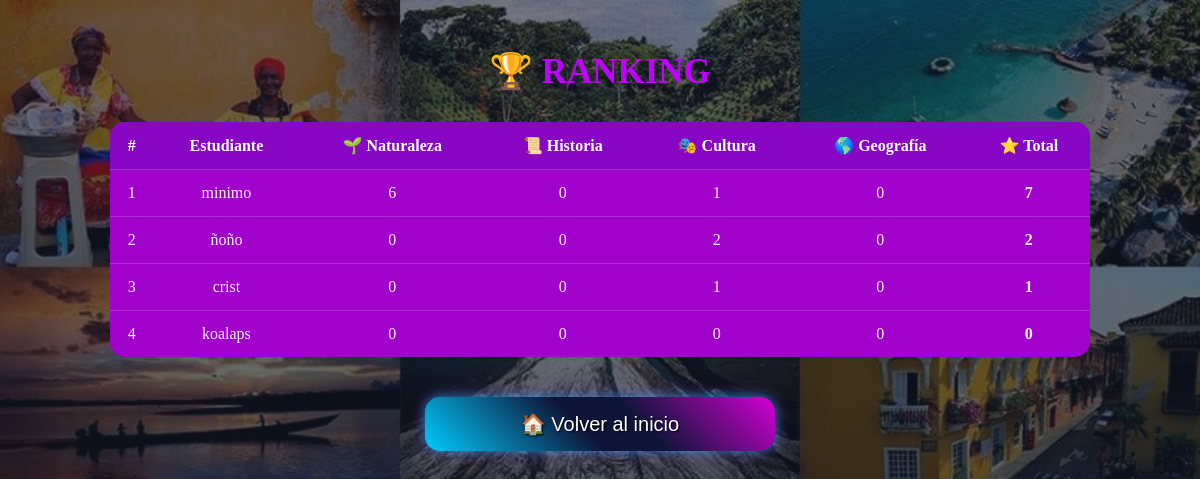
The app's page /Ranking with its own data.
### tables this page shows
CREATE TABLE ranking(
        id INTEGER PRIMARY KEY AUTOINCREMENT,
        nombre TEXT NOT NULL UNIQUE,
        naturaleza INTEGER DEFAULT 0,
        historia INTEGER DEFAULT 0,
        cultura INTEGER DEFAULT 0,
        geografia INTEGER DEFAULT 0,
        fecha TIMESTAMP DEFAULT CURRENT_TIMESTAMP
    );

### app.py (the view)
@app.route("/Ranking")
def ver_Ranking():
    jugadores = obtener_ranking_completo()
    return render_template(
        "Ranking.html",
        jugadores=jugadores
    )

### bd.py (called while the page is built)
def conectar():
    return sqlite3.connect(DB)

def obtener_ranking_completo():
    con = conectar()
    cur = con.cursor()
    cur.execute("""
        SELECT nombre, naturaleza, historia, cultura, geografia
        FROM ranking
        ORDER BY (naturaleza + historia + cultura + geografia) DESC, nombre ASC
    """)
    datos = cur.fetchall()
    con.close()
    return datos

### templates/Ranking.html (shortened to what this page needs)
<!DOCTYPE html>
<html lang="es">
<head>
    <link rel="stylesheet" href="{{ url_for('static', filename='luck.css') }}">
</head>
<body data-fondos="{{ url_for('static', filename='imagenes/variado.jpg') }}|{{ url_for('static', filename='imagenes/toto.jpg') }}|{{ url_for('static', filename='imagenes/te.jpg') }}|{{ url_for('static', filename='imagenes/pura.jpg') }}|{{ url_for('static', filename='imagenes/nes.jpg') }}|{{ url_for('static', filename='imagenes/iglesia.jpg') }}|{{ url_for('static', filename='imagenes/igles.jpg') }}|{{ url_for('static', filename='imagenes/calle.jpg') }}|{{ url_for('static', filename='imagenes/bandera.jpg') }}|{{ url_for('static', filename='imagenes/ave.jpg') }}|{{ url_for('static', filename='imagenes/cartagena.jpg') }}|{{ url_for('static', filename='imagenes/Medellin, Colombia.jpg') }}">
    <h1>🏆 RANKING</h1>
    <table class="tabla-ranking">
        <thead>
            <tr>
                <th>#</th>
                <th>Estudiante</th>
                <th>🌱 Naturaleza</th>
                <th>📜 Historia</th>
                <th>🎭 Cultura</th>
                <th>🌎 Geografía</th>
                <th>⭐ Total</th>
            </tr>
        </thead>
        <tbody>
            {% for jugador in jugadores %}
            <tr>
                <td>{{ loop.index }}</td>
                <td>{{ jugador[0] }}</td>
                <td>{{ jugador[1] }}</td>
                <td>{{ jugador[2] }}</td>
                <td>{{ jugador[3] }}</td>
                <td>{{ jugador[4] }}</td>
                <td><strong>{{ jugador[1] + jugador[2] + jugador[3] + jugador[4] }}</strong></td>
            </tr>
            {% else %}
            <tr><td colspan="7">Todavía no hay estudiantes registrados.</td></tr>
            {% endfor %}
        </tbody>
    </table>
    <a href="{{ url_for('inicio') }}"><button>🏠 Volver al inicio</button></a>
</body>
</html>

### static/luck.css (style rules this page uses)
body { font-family: 'Times New Roman', Times, serif; background-color: #111827; background-image: linear-gradient(rgba(17, 24, 39, 0.58), rgba(17, 24, 39, 0.72)), var(--imagen-fondo, none); background-position: center; background-size: cover; background-attachment: fixed; background-repeat: no-repeat; text-align: center; color: rgba(255, 255, 255, 0.937); padding: 20px; overflow-x: hidden; }
body.cambio-fondo { animation: entrada-fondo 0.8s ease; }
h1 { color: #bf00ff; font-size: 35px; text-shadow: none; }
.tabla-ranking { width: min(980px, 96vw); margin: 30px auto; border-collapse: separate; border-spacing: 0; overflow: hidden; background: #a002cc; border: none; border-radius: 15px; }
.tabla-ranking th, .tabla-ranking td { padding: 14px 10px; border-bottom: 1px solid rgba(255, 255, 255, 0.18); }
.tabla-ranking th { background: #8807c4; color: #ffffff; }
.tabla-ranking tr:last-child td { border-bottom: 0; }
button, button[class] { --x: 45deg; background: linear-gradient( var(--x), #00ccff, #0e1538 45%, #0e1538 60%, #d400d4 ); color: #ffffff !important; text-shadow: 1px 1px 2px #000000; border: 2px solid #00ccff; border-radius: 5px; box-shadow: 0 0 12px rgba(0, 204, 255, 0.6), 0 0 18px rgba(212, 0, 212, 0.35); transition: transform 0.2s ease, filter 0.2s ease, --x 0.2s ease; }
button { background-color: #a002cc; color: #111827; border: none; padding: 15px 30px; width: 350px; margin: 10px; border-radius: 15px; font-size: 20px; cursor: pointer; min-width: 60px; transition: transform 0.1s; position: relative; z-index: 10; }

### records on screen
ranking: nombre "minimo", naturaleza "6", historia "0", cultura "1", geografia "0", jugador[1]+jugador[2]+jugador[3]+jugador[4] "7"
ranking: nombre "ñoño", naturaleza "0", historia "0", cultura "2", geografia "0", jugador[1]+jugador[2]+jugador[3]+jugador[4] "2"
ranking: nombre "crist", naturaleza "0", historia "0", cultura "1", geografia "0", jugador[1]+jugador[2]+jugador[3]+jugador[4] "1"
ranking: nombre "koalaps", naturaleza "0", historia "0", cultura "0", geografia "0", jugador[1]+jugador[2]+jugador[3]+jugador[4] "0"
